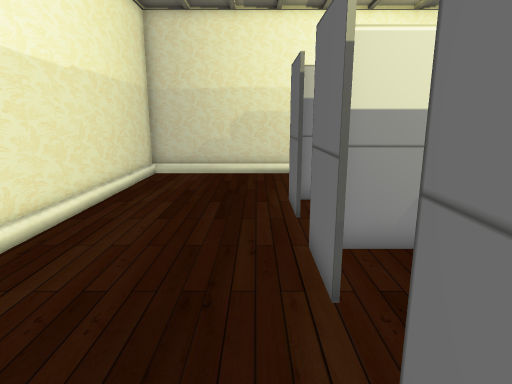
[1] (above)

20 first-person views from a walk through a level from a Godot 3-D game. The camera is 1.2 m above the floor, tilts 12° down and sees 75° across. The floor is counted in squares, 0.5 m on a side. Each view is taken from the middle of a square. On the plan, view 1 faces up. The plan holds only what a view shows up to about 20 squares ahead; the rest is blank.

[2]
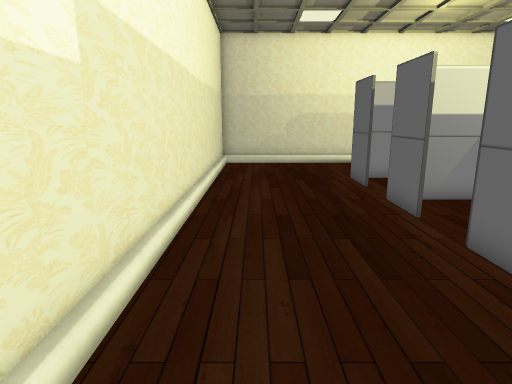

[3]
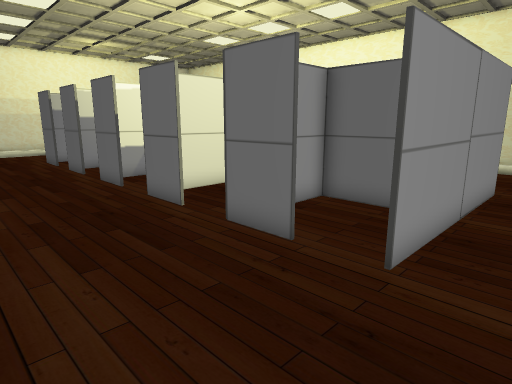

[4]
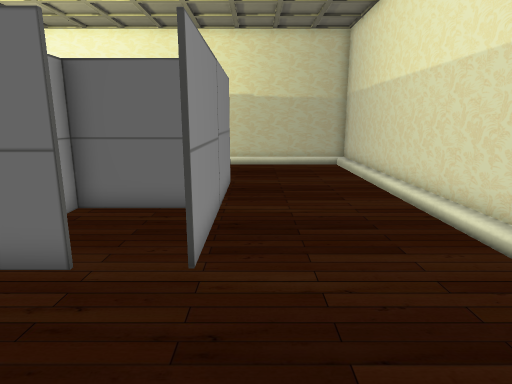

[5]
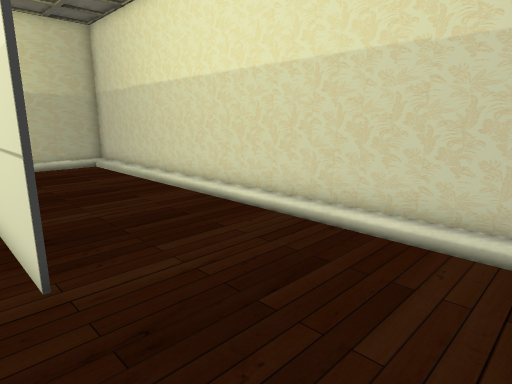

[6]
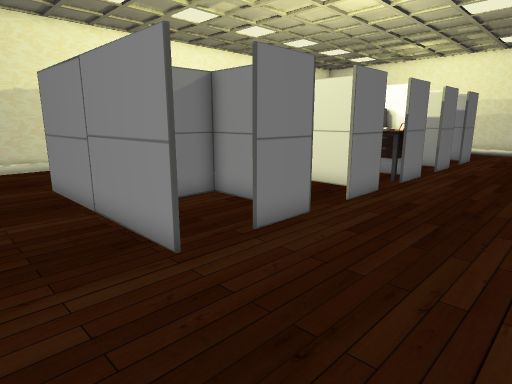

[7]
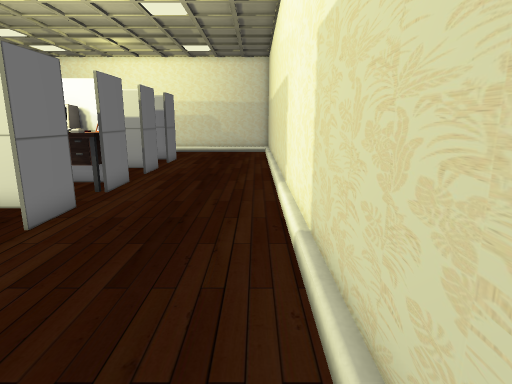

[8]
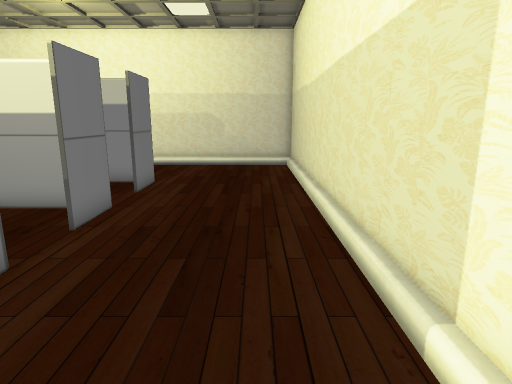

[9]
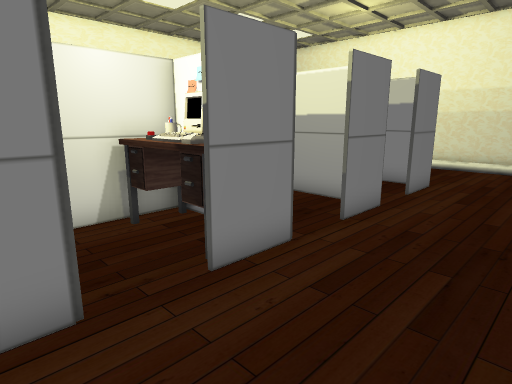

[10]
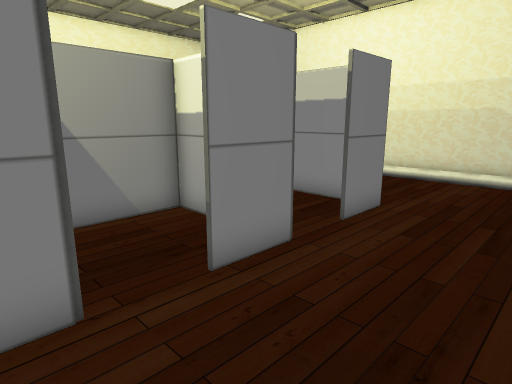

[11]
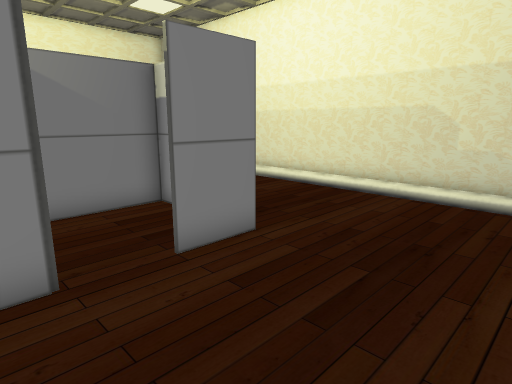

[12]
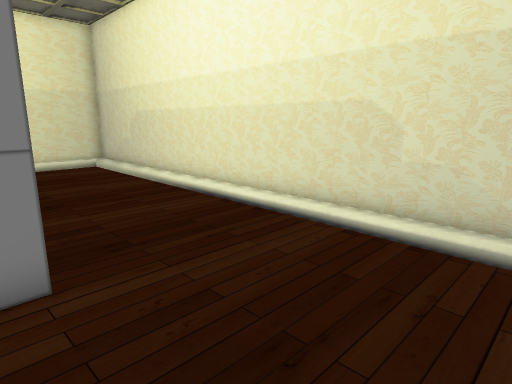

[13]
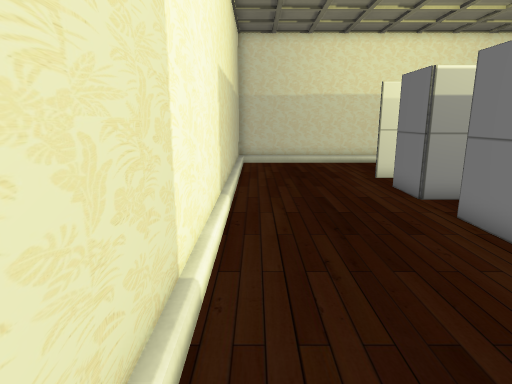

[14]
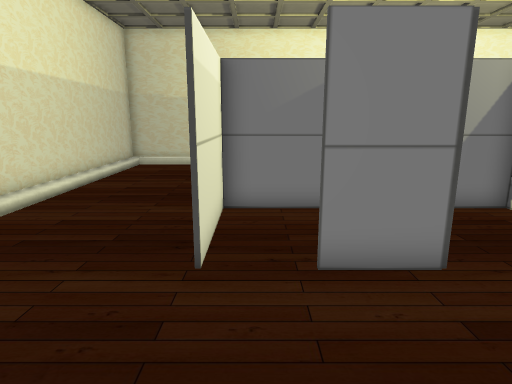

[15]
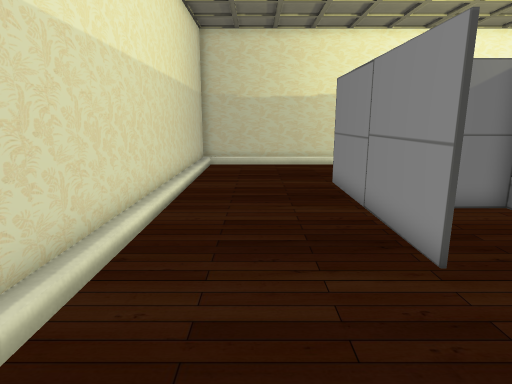

[16]
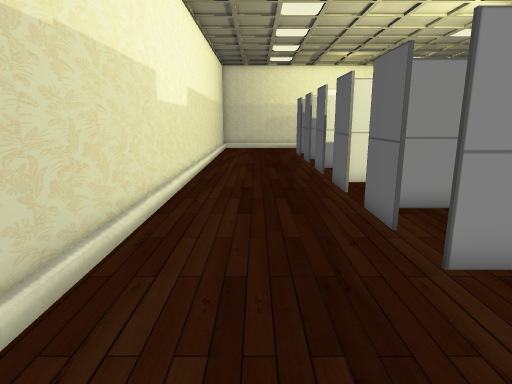

[17]
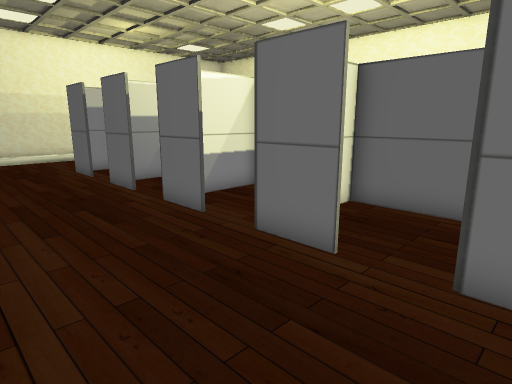

[18]
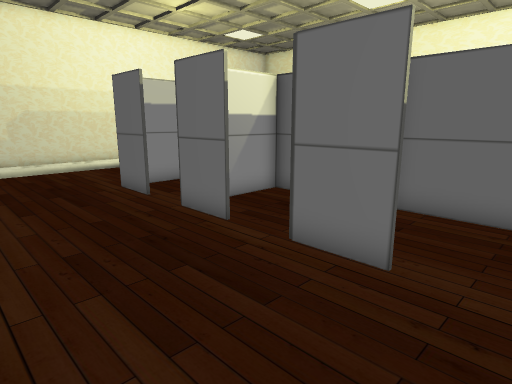

[19]
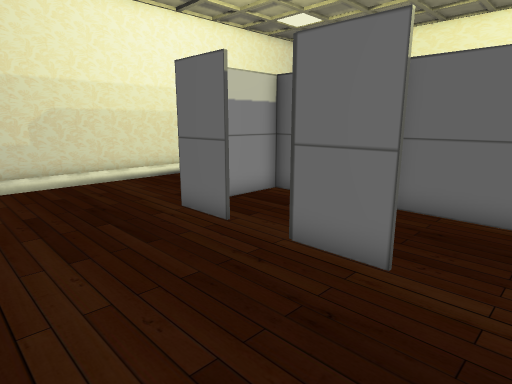

[20]
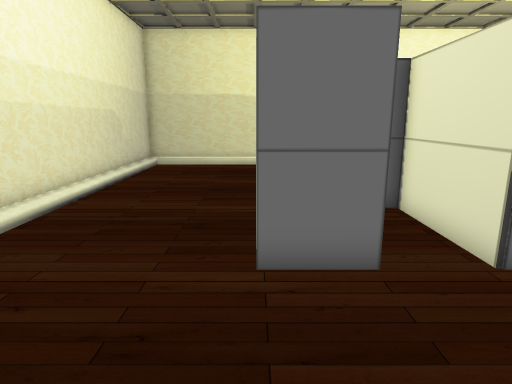

### Floor plan
Points are (right, up) in squares from view 1. A wall is a line through its corners. A room is listed if a view was taken in it or the views show most of it. See-through windows are left out.
Room 1 (views 1, 2, 3, 4, 5, 6, 7, 8, 9, 10, 11, 12, 13, 14, 15, 16, 17, 18, 19, 20)
walls: (1, -0.1) (1, 2.1); (1, 3.9) (1, 6.1); (1, -4.1) (1, -1.9); (1, 7.9) (1, 10); (1, -8.1) (1, -5.9); (9, -1.9) (9, -4.1); (9, 2.1) (9, 0); (2, 10) (2.8, 10); (9, -5.9) (9, -8); (9, 6.1) (9, 3.9); (9, -10) (1, -10); (9, 10.1) (9, 8); (-5, -16) (15, -16) (15, 16) (-5, 16) (-5, -16)
low walls: (-4.7, 0.4) (-4.7, -1.8); (-4.7, 1.4) (-4.7, 0.5); (-4.7, 7.4) (-4.7, 6.5); (-4.7, -8.6) (-4.7, -11.9); (-4.7, -12.6) (-4.7, -15.5); (14.7, -1.4) (14.7, 2.4); (14.7, -7.5) (14.7, -6.6); (14.7, -8.5) (14.7, -7.6)
ways out: opening at (1, 7) to room 2; opening at (9, 7) to room 3; opening at (1, 3) to room 4; opening at (9, 3) to room 5; opening at (1, -1) to room 6; opening at (1, -5) to room 7; opening at (9, -1) to room 8; opening at (9, -5) to room 9; opening at (2, -9) to room 10; opening at (8, -9) to room 11
Room 2 (no view inside)
walls: (4.9, 9.1) (4.9, 10); (1, 6.1) (5.1, 6.1); (5.1, 9.9) (1.2, 9.9)
ways out: opening at (1, 7) to room 1
Room 3 (no view inside)
walls: (8.5, 9.9) (5.1, 9.9); (5.1, 10) (5.1, 6.9)
ways out: opening at (9, 7) to room 1
Room 4 (no view inside)
walls: (4.9, 3) (4.9, 6.5); (5, 5.9) (1.6, 5.9)
ways out: opening at (1, 3) to room 1
Room 5 (no view inside)
walls: (8.4, 5.9) (5, 5.9); (5.1, 6.1) (5.1, 3.1)
ways out: opening at (9, 3) to room 1
Room 6 (no view inside)
walls: (4.9, -1) (4.9, 1.5); (4.9, 1.9) (1.5, 1.9)
ways out: opening at (1, -1) to room 1
Room 7 (no view inside)
walls: (4.9, -5.1) (4.9, -2); (5, -2.1) (1.6, -2.1)
ways out: opening at (1, -5) to room 1
Room 8 (no view inside)
walls: (8.2, 1.9) (5.1, 1.9) (5.1, -0.9)
ways out: opening at (9, -1) to room 1
objects: table (6, 0); other object (6, 1); keyboard (7, 0) to (8, 0); other object (8, 1)
Room 9 (no view inside)
walls: (7.8, -5.9) (9, -5.9); (7.9, -2.1) (5, -2.1); (5.1, -2) (5.1, -3.6)
ways out: opening at (9, -5) to room 1
Room 10 (no view inside)
walls: (4.9, -9.1) (4.9, -6); (1, -9.9) (4.1, -9.9); (5.1, -6.1) (1.9, -6.1)
ways out: opening at (2, -9) to room 1
Room 11 (no view inside)
walls: (7, -6.1) (5.1, -6.1); (5.1, -6) (5.1, -9.9) (9, -9.9)
ways out: opening at (8, -9) to room 1

Positions as (right, up) in squares from view 1, and headings:
1: (0, 0), facing up
2: (-3, -4), facing up
3: (-4, -12), facing up-right
4: (-4, -11), facing right
5: (-4, -9), facing down-right
6: (14, -13), facing up-left
7: (14, -11), facing up
8: (13, -3), facing up
9: (13, -3), facing up-left
10: (13, 1), facing up-left
11: (14, 5), facing up-left
12: (14, 9), facing up-left
13: (14, 4), facing down
14: (14, -9), facing left
15: (14, -13), facing left
16: (-2, -15), facing up
17: (-4, -7), facing up-right
18: (-4, -2), facing up-right
19: (-4, 2), facing up-right
20: (-4, 10), facing right
